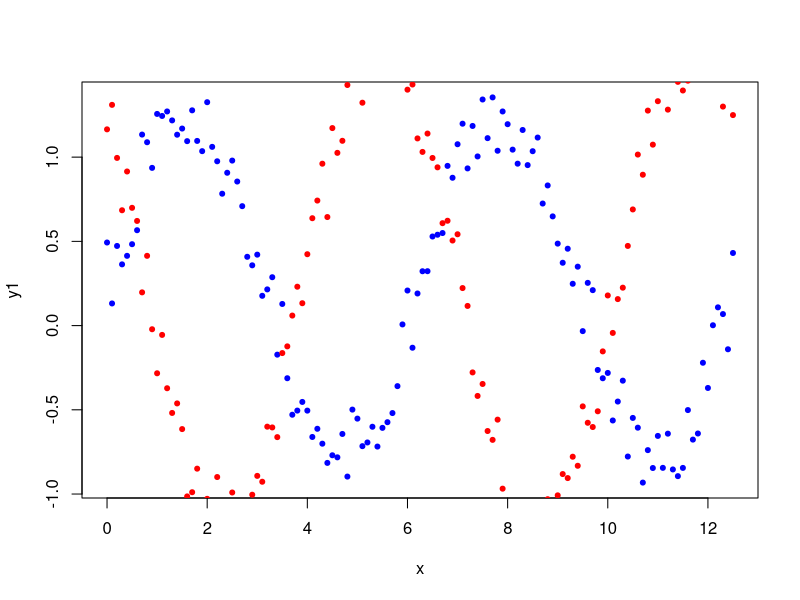
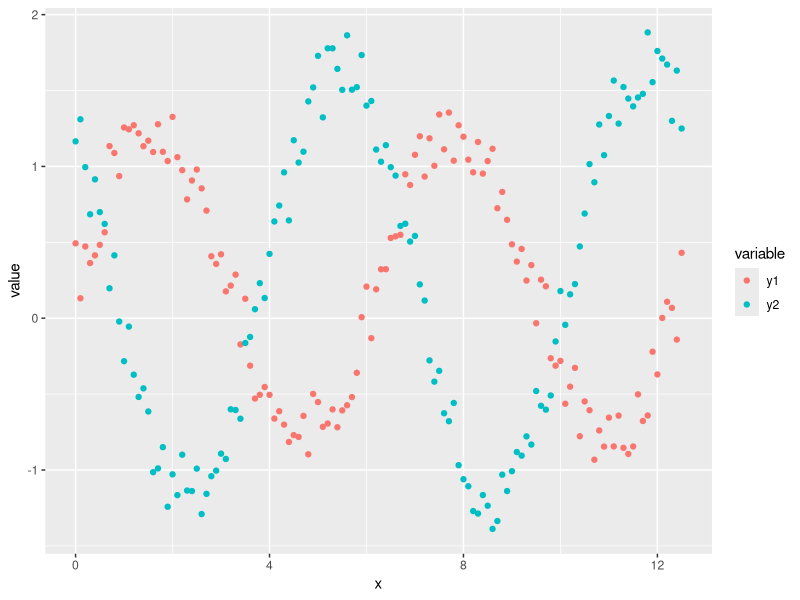

These charts were generated, in order, by the following R code: (Note: this script raises an error after producing the figures.)
x <- seq(0, 4 * pi, 0.1)
n <- length(x)
y1 <- 0.5 * runif(n) + sin(x)
y2 <- 0.5 * runif(n) + cos(x) - sin(x)
plot(x, y1, col = "blue", pch = 20)
points(x, y2, col = "red", pch = 20)
library(ggplot2)
df <- data.frame(x, y1, y2)
ggplot(df, aes(x, y = value, color = variable)) + 
  geom_point(aes(y = y1, col = "y1")) + 
  geom_point(aes(y = y2, col = "y2"))
#
x = datatoprint$dates
y1 = datatoprint$pm2.5
y2 = datatoprint$so2
plot(x, y1, col = "blue", pch = 20)
points(x, y2, col = "red", pch = 20)
nm = datatoprint
#d[,column] = (d[,column]-mean(d[,column]))/(sd(d[,column]))
nm$pm2.5 = (nm$pm2.5-mean(nm$no2))/(sd(nm$pm2.5))
nm$so2 = (nm$so2-mean(nm$so2))/(sd(nm$so2))
y1 = nm$pm2.5
y2 = nm$so2






plot(x, nm$pm2.5)
point(x, nm$so2, col="red")



x 




































# NOW SERIOUS WITH LAMBERGINI (DIVESH SAMJH AYA)

normalizeColumn <- function(column) {
  #column = (column-mean(column))/(sd(column)
  ncolumn = c()
  for(i in seq(1,length(column)))
  {
    ncolumn[i] = (column[i]-mean(column))/(sd(column))
  }
  return(ncolumn)
}
normalizedData = datatoprint
# 2 beacuse no need to date
for(i in seq(2,dim(datatoprint)[2]))
{
  normalizedData[,i] = normalizeColumn(datatoprint[,i])
  cat("sd",sd(normalizedData[,i]),"mean",mean(normalizedData[,i]),"\n")
}
plot(x=-9,y=-9,xlim=c(0,length(datatoprint$dates)), ylim=c(-1,5))
points(x=datatoprint$dates, y=normalizedData$no2, col="red")
points(x=datatoprint$dates, y=normalizedData$so2, col="green")
points(x=datatoprint$dates, y=normalizedData$pm2.5, col="blue")
# FOR OUTLIER CAPPING
capoutlier <- function(column){
  quantiles <- quantile(column, c(.03, .97 ))
  column[column<quantiles[1]] <- quantiles[1]
  column[column>quantiles[2]] <- quantiles[2]
  return(column)
}
# DANGER
#for(i in seq(2,dim(normalizedData)[2]))
#{
#  normalizedData[,i] = capoutlier(normalizedData[,i])
#}
H 

